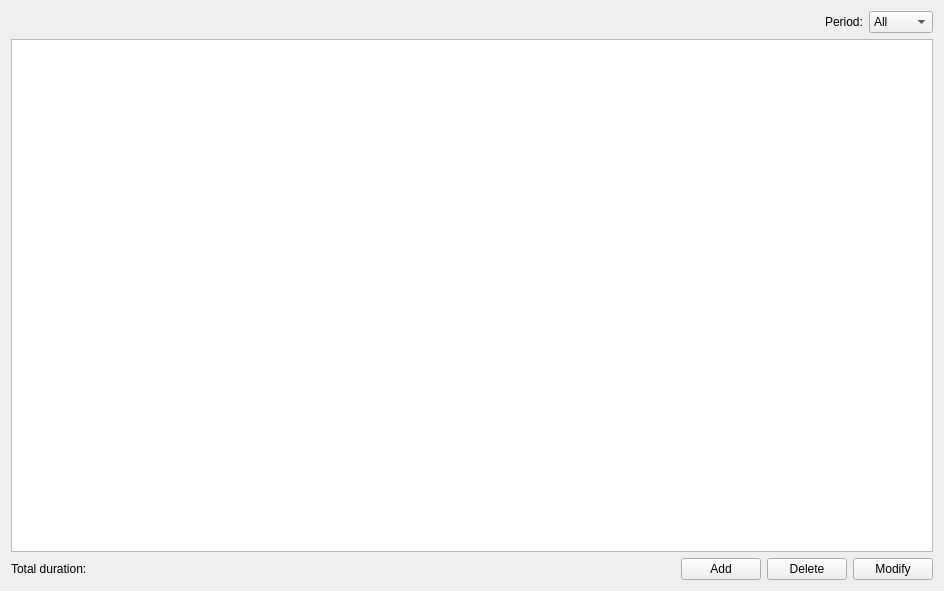
<?xml version="1.0" encoding="UTF-8"?>
<ui version="4.0">
 <class>IntervalTab</class>
 <widget class="QWidget" name="IntervalTab">
  <property name="geometry">
   <rect>
    <x>0</x>
    <y>0</y>
    <width>944</width>
    <height>591</height>
   </rect>
  </property>
  <property name="windowTitle">
   <string>Form</string>
  </property>
  <layout class="QVBoxLayout" name="verticalLayout">
   <item>
    <layout class="QHBoxLayout" name="horizontalLayout">
     <item>
      <spacer name="horizontalSpacer">
       <property name="orientation">
        <enum>Qt::Horizontal</enum>
       </property>
       <property name="sizeHint" stdset="0">
        <size>
         <width>40</width>
         <height>20</height>
        </size>
       </property>
      </spacer>
     </item>
     <item>
      <widget class="QLabel" name="label">
       <property name="text">
        <string>Period:</string>
       </property>
      </widget>
     </item>
     <item>
      <widget class="QComboBox" name="period">
       <property name="currentText">
        <string>All</string>
       </property>
       <item>
        <property name="text">
         <string>All</string>
        </property>
       </item>
       <item>
        <property name="text">
         <string>Today</string>
        </property>
       </item>
       <item>
        <property name="text">
         <string>Week</string>
        </property>
       </item>
       <item>
        <property name="text">
         <string>Month</string>
        </property>
       </item>
       <item>
        <property name="text">
         <string>Year</string>
        </property>
       </item>
      </widget>
     </item>
    </layout>
   </item>
   <item>
    <widget class="QTableView" name="view">
     <property name="selectionBehavior">
      <enum>QAbstractItemView::SelectRows</enum>
     </property>
     <property name="sortingEnabled">
      <bool>true</bool>
     </property>
    </widget>
   </item>
   <item>
    <layout class="QHBoxLayout" name="horizontalLayout_2">
     <item>
      <widget class="QLabel" name="status">
       <property name="text">
        <string>Total duration:</string>
       </property>
      </widget>
     </item>
     <item>
      <spacer name="horizontalSpacer_2">
       <property name="orientation">
        <enum>Qt::Horizontal</enum>
       </property>
       <property name="sizeHint" stdset="0">
        <size>
         <width>40</width>
         <height>20</height>
        </size>
       </property>
      </spacer>
     </item>
     <item>
      <widget class="QPushButton" name="button_add">
       <property name="text">
        <string>Add</string>
       </property>
      </widget>
     </item>
     <item>
      <widget class="QPushButton" name="button_delete">
       <property name="text">
        <string>Delete</string>
       </property>
      </widget>
     </item>
     <item>
      <widget class="QPushButton" name="button_modify">
       <property name="text">
        <string>Modify</string>
       </property>
      </widget>
     </item>
    </layout>
   </item>
  </layout>
 </widget>
 <resources/>
 <connections/>
</ui>
